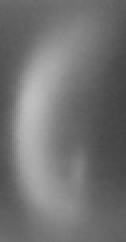
#> input picture test/test/x_pattern.png, 63 x 121 px (shown 2 times larger)
$ python -i test.py   (imports and definitions only)   (older library calls are emulated)
#> lines starting #> are read from the running program, lines starting #| are printed output that depends on the picture
#> further down, picture is the input picture: shape (121, 63, 3); min 65, max 191, mean 115.1
import cv2
import numpy as np
import copy
import os, datetime, threading, sys
import RPi.GPIO as GPIO

from matplotlib import pyplot as plt
from datetime import datetime

cap = None
timeout = 0
LED_PIN = 4
timer = None
# 100px = 0.3mm
size_x = None

# [17 lines left out: functions detect_bubble, led_thread, not called in this run]

def pattern(img_rgb):
	bubble_list = []

	#img_rgb = cv2.imread('test_resultw.jpg')
	img_gray = cv2.cvtColor(img_rgb, cv2.COLOR_BGR2GRAY)
	template = cv2.imread('pattern.png',0)
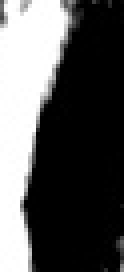
#> input picture test/test/pattern.png, 31 x 68 px (shown 4 times larger)
#> template is the input picture: shape (68, 31); min 0, max 255, mean 86.4
	end_template = cv2.imread('y_pattern.png', 0)
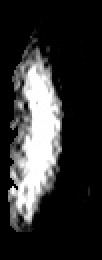
#> input picture test/test/y_pattern.png, 51 x 130 px (shown 2 times larger)
#> end_template is the input picture: shape (130, 51); min 0, max 255, mean 48.4
	w, h = template.shape[::-1]
#> w = 31; h = 68
	we, he = end_template.shape[::-1]
#> we = 51; he = 130

	res = cv2.matchTemplate(img_gray,template,cv2.TM_CCOEFF_NORMED)
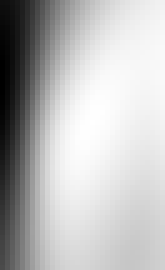
#> res: shape (54, 33) float32 (shown 5 times larger); min -0.853, max 0.859, mean 0.401; drawn with min black and max white
#> (the run stopped early here; a loop or call above may not have finished)
